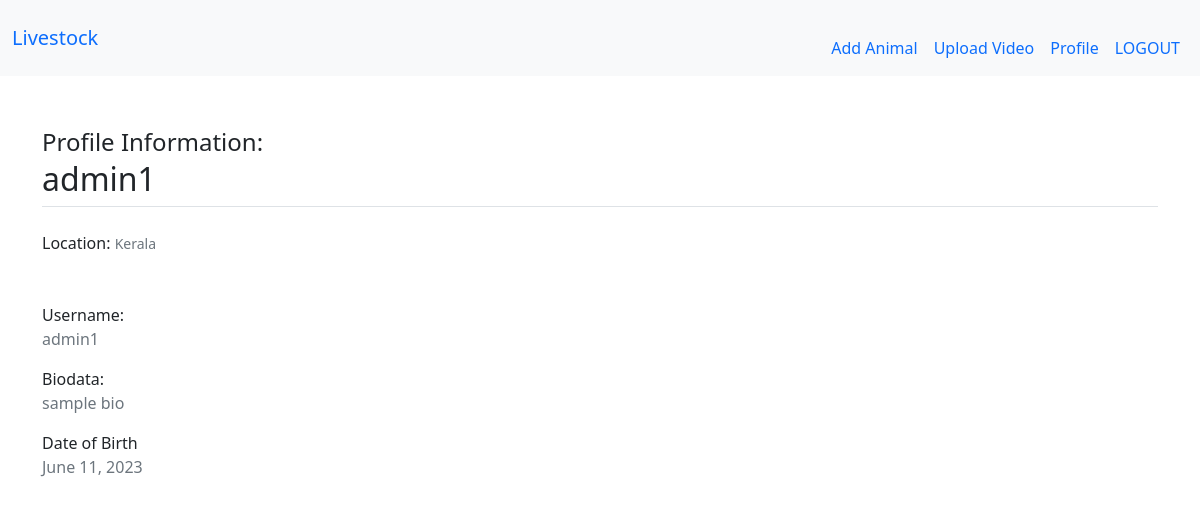
The app's page /profile/ (signed in) with its own data.
### animals/models.py (models this page shows, shortened)
class Profile(models.Model):
    user = models.OneToOneField(User, on_delete=models.CASCADE)
    bio = models.TextField(max_length=500, blank=True)
    date_of_birth = models.DateField(null=True, blank=True)
    location = models.CharField(max_length=100)

### animals/views.py (the view)
# urls.py: path('profile/', views.profile, name='profile'),
def profile(request):
    userdata = str(request.session['user'])
    try:
        user = User.objects.get(username=userdata)
        try:
            profiles = Profile.objects.get(user=user)
            return render(request, 'animals/profile.html', {'profile': profiles, 'user': user})
        except Profile.DoesNotExist:
            return redirect('/login')
    except User.DoesNotExist:
        return redirect('/login')

### animals/templates/animals/profile.html (shortened to what this page needs)
{% extends "main.html" %}
{% load crispy_forms_tags %}
{% block body %}
<nav class="navbar navbar-expand-sm navbar-responsive bg-light">
  <div class="container-fluid">
    <a class="navbar-brand" href="/">Livestock</a>
    <div class="collapse navbar-collapse" id="navbarNav">
      <ul class="navbar-nav">
        <li class="nav-item">
          <a class="nav-link active" aria-current="page" href="/add">Add Animal</a>
        </li>
        <li class="nav-item">
          <a class="nav-link active" aria-current="page" href="{% url 'upload_video'%}">Upload Video</a>
        </li>
          <li class="nav-item">
            <a class="nav-link active" aria-current="page" href="{% url 'profile'%}">Profile</a>
          </li>
            <li class="nav-item">
              <a class="nav-link" href="/logout">LOGOUT</a>
            </li>
    </ul>
  </div>
</div>
</nav>
<br>
<br>
<div class="container">
<div class="content-section col-lg-12 col-md-12 col-sm-12 tutorial-style" style="min-height:65vh;">
    <legend class="border-bottom mb-4">Profile Information:<h2 class="account-heading">{{ user.username }}</h2></legend>
        <div class="media">
            <div class="media-body">
                    Location: <small class="text-muted">{{ profile.location }}</small><br><br><br>
                Username: <p class="text-secondary">{{ profile.user }} </p>
                Biodata: <p class="text-secondary">{{ profile.bio }}</p>
                Date of Birth<p class="text-secondary">{{ profile.date_of_birth }}</p>
            </div>
        </div>
</div>
</div>
{% endblock %}

### templates/main.html (style rules this page uses)
ul { list-style-type: none; padding: 0; margin: 0; min-width: 69px; list-style: none; padding-top: 20px; }
li { display: inline; }

### animals/templates/animals/profile.html (style rules this page uses)
.navbar-nav { margin-left: auto; }

### records on screen
Profile: location "Kerala", user "admin1", bio "sample bio", date_of_birth "June 11, 2023"

### other values on screen
{{ user.username }} "admin1"
